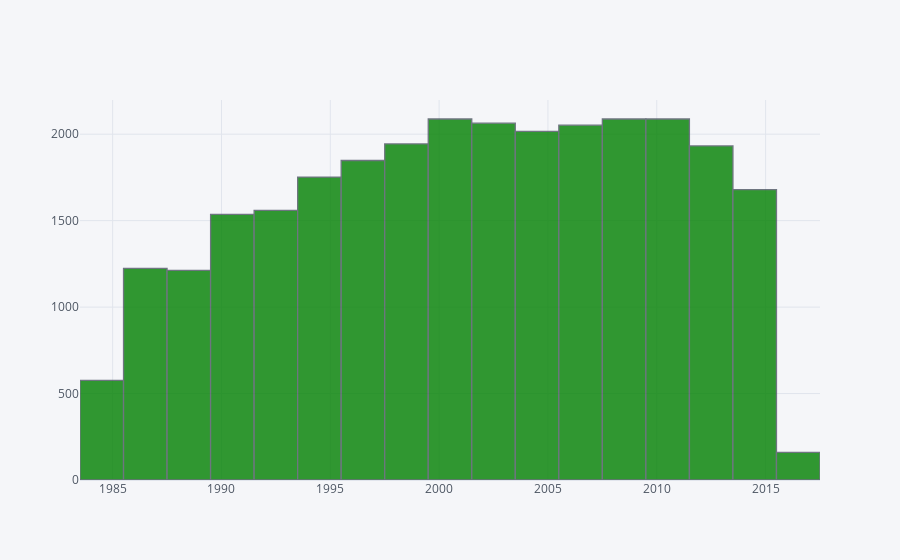

The code cell stored with this chart in its notebook:
### Code cell
df['year'].iplot(kind='hist',bins=30,color='green')

### Figure 1 — Plotly figure (JSON) as saved in the notebook; plotly's stock layout.template omitted (floating-point values rounded to 4 significant figures; data arrays with more than 128 entries replaced by an {"elided": "..."} marker saying what was removed)
{"data": [{"histfunc": "count", "histnorm": "", "marker": {"color": "rgba(0, 128, 0, 1.0)", "line": {"color": "#4D5663", "width": 1.3}}, "name": "year", "nbinsx": 30, "opacity": 0.8, "orientation": "v", "type": "histogram", "x": {"elided": "27820 int values"}}], "layout": {"barmode": "overlay", "legend": {"bgcolor": "#F5F6F9", "font": {"color": "#4D5663"}}, "paper_bgcolor": "#F5F6F9", "plot_bgcolor": "#F5F6F9", "title": {"font": {"color": "#4D5663"}}, "xaxis": {"gridcolor": "#E1E5ED", "showgrid": true, "tickfont": {"color": "#4D5663"}, "title": {"font": {"color": "#4D5663"}, "text": ""}, "zerolinecolor": "#E1E5ED"}, "yaxis": {"gridcolor": "#E1E5ED", "showgrid": true, "tickfont": {"color": "#4D5663"}, "title": {"font": {"color": "#4D5663"}, "text": ""}, "zerolinecolor": "#E1E5ED"}}}
